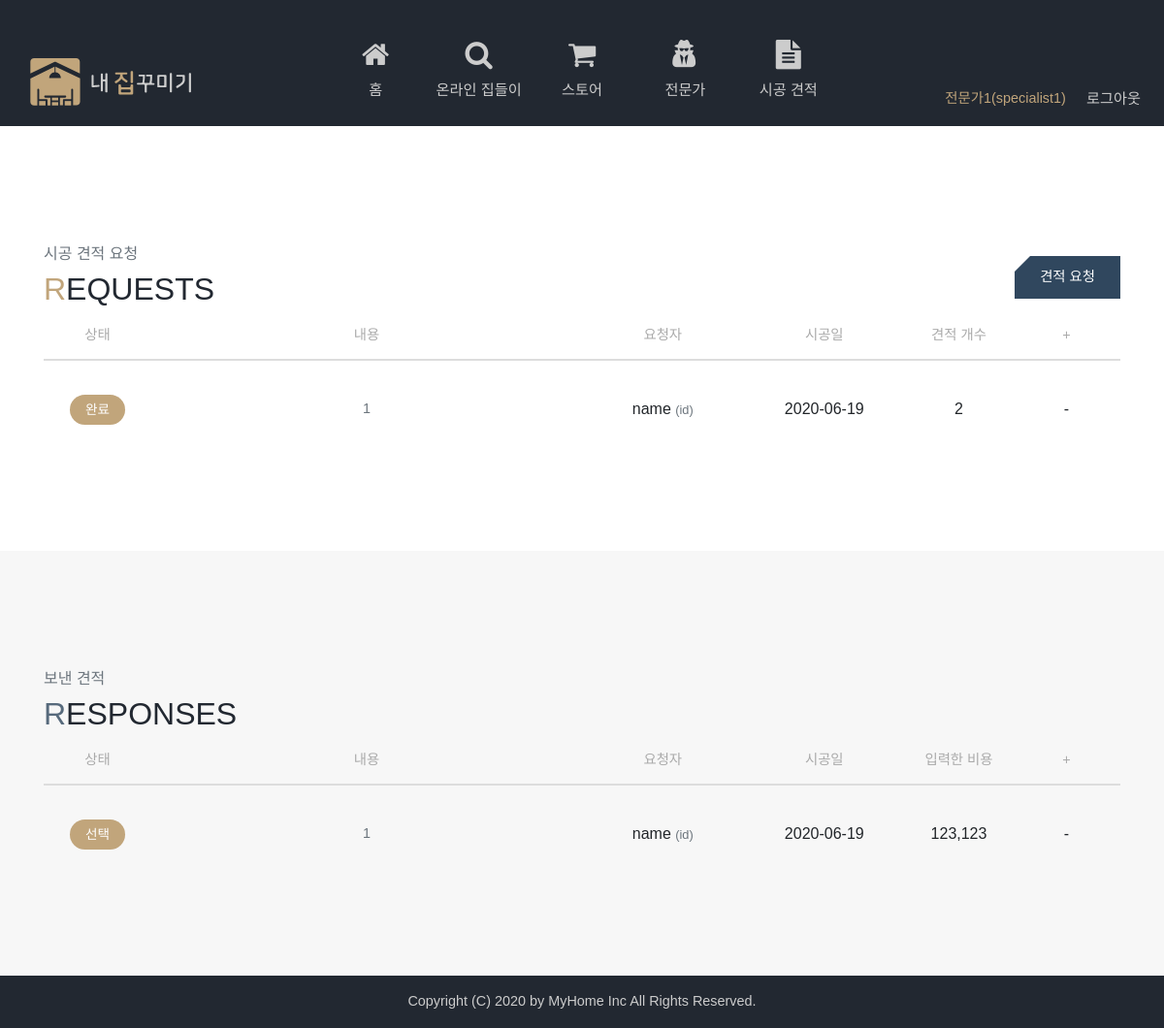
Screenshot of /estimates (signed in) with the database file from the repository.
### tables this page shows
CREATE TABLE `requests` (
  `id` int(11) NOT NULL,
  `uid` int(11) NOT NULL,
  `sid` int(11) DEFAULT NULL,
  `contents` text NOT NULL,
  `start_date` date NOT NULL
);

CREATE TABLE `users` (
  `id` int(11) NOT NULL,
  `user_id` varchar(150) NOT NULL,
  `password` varchar(150) NOT NULL,
  `user_name` varchar(150) NOT NULL,
  `photo` varchar(30) NOT NULL,
  `auth` tinyint(1) NOT NULL DEFAULT 0
);

CREATE TABLE `responses` (
  `id` int(11) NOT NULL,
  `qid` int(11) NOT NULL,
  `uid` int(11) NOT NULL,
  `price` int(11) NOT NULL
);

### src/Controller/MainController.php (called while the page is built, shortened)
<?php
class MainController {
    function estimatePage(){
        $sql = "SELECT DISTINCT Q.*, ifnull(S.cnt, 0) cnt, user_name, user_id, M.qid sended
                FROM requests Q
                LEFT JOIN users U ON U.id = Q.uid
                LEFT JOIN (SELECT COUNT(*) cnt, qid FROM responses GROUP BY qid) S ON S.qid = Q.id
                LEFT JOIN (SELECT qid FROM responses WHERE uid = ?) M ON M.qid = Q.id";
        $reqList = DB::fetchAll($sql, [user()->id]);
        $sql = "SELECT DISTINCT S.*, user_name, user_id, sid, contents, start_date
                FROM responses S
                LEFT JOIN requests Q ON Q.id = S.qid
                LEFT JOIN users U ON U.id = Q.uid
                WHERE S.uid = ?";
        $resList = DB::fetchAll($sql, [user()->id]);
        view("estimate", ["reqList" => $reqList, "resList" => $resList]);
    }
}

### src/web.php (called while the page is built, shortened)
<?php
Router::connect();

### public/index.php (called while the page is built, shortened)
<?php
require _SRC . "/autoload.php";
require _SRC . "/helper.php";
require _SRC . "/web.php";

### src/autoload.php (called while the page is built, shortened)
<?php
function classLoader($c){
    $filePath = _SRC . "/$c.php";
}

### src/App/DB.php (called while the page is built, shortened)
<?php
class DB {
    static $conn = null;
    static function getConnection(){
        if(self::$conn === null){
            $option = [\PDO::ATTR_DEFAULT_FETCH_MODE => \PDO::FETCH_OBJ, \PDO::ATTR_ERRMODE => \PDO::ERRMODE_EXCEPTION];
            self::$conn = new \PDO("mysql:host=localhost;dbname=housing11;charset=utf8mb4", "root", "", $option);
        }
        return self::$conn;
    }
    static function query($sql, $data = []){
        $q = self::getConnection()->prepare($sql);
        $q->execute($data);
        return $q;
    }
    static function fetchAll($sql, $data = []){
        return self::query($sql, $data)->fetchAll();
    }
}

### src/View/estimate.php (the view, shortened to what this page needs)
</header>
<div class="container padding">
    <div class="sticky-top pt-4 bg-white">
        <div class="d-between">
            <div>
                <span class="text-muted">시공 견적 요청</span>
                <div class="title">REQUESTS</div>
            </div>
            <button class="button-label" data-target="#request-modal" data-toggle="modal">견적 요청</button>
        </div>
        <div class="table-head">
            <div class="cell-10">상태</div>
            <div class="cell-40">내용</div>
            <div class="cell-15">요청자</div>
            <div class="cell-15">시공일</div>
            <div class="cell-10">견적 개수</div>
            <div class="cell-10">+</div>
        </div>
    </div>
    <div class="list">
        <?php foreach($reqList as $req):?>
            <div class="table-item">
                <div class="cell-10">
                    <?php if(!$req->sid):?>
                        <span class="rounded-pill bg-gold text-white px-3 py-2 fx-n3">진행 중</span>
                    <?php else:?>
                        <span class="rounded-pill bg-gold text-white px-3 py-2 fx-n3">완료</span>
                    <?php endif;?>
                </div>
                <div class="cell-40">
                    <p class="text-muted fx-n2"><?=nl2br(htmlentities($req->contents))?></p>
                </div>
                <div class="cell-15">
                    <span><?=$req->user_name?></span>
                    <small class="text-muted">(<?=$req->user_id?>)</small>
                </div>
                <div class="cell-15"><?=$req->start_date?></div>
                <div class="cell-10"><?=$req->cnt?></div>
                <div class="cell-10">
                    <?php if($req->uid == user()->id):?>
                        <button class="text-white bg-blue fx-n3 px-2 py-2" data-id="<?=$req->id?>" data-toggle="modal" data-target="#view-modal">견적 보기</button>
                    <?php elseif(user()->auth && !$req->sid && !$req->sended):?>
                        <button class="text-white bg-blue fx-n3 px-2 py-2" data-id="<?=$req->id?>" data-toggle="modal" data-target="#response-modal">견적 보내기</button>
                    <?php else:?>
                        -
                    <?php endif;?>
                </div>
            </div>
        <?php endforeach;?>
    </div>
</div>
<?php if(user()->auth):?>
<div class="bg-gray">
    <div class="container padding">
        <div class="sticky-top pt-4 bg-gray">
            <div>
                <span class="text-muted">보낸 견적</span>
                <div class="title blue">RESPONSES</div>
            </div>
            <div class="table-head">
                <div class="cell-10">상태</div>
                <div class="cell-40">내용</div>
                <div class="cell-15">요청자</div>
                <div class="cell-15">시공일</div>
                <div class="cell-10">입력한 비용</div>
                <div class="cell-10">+</div>
            </div>
        </div>
        <div class="list">
            <?php foreach($resList as $res):?>
                <div class="table-item">
                    <div class="cell-10">
                        <?php if(!$res->sid):?>
                            <span class="rounded-pill bg-gold text-white px-3 py-2 fx-n3">진행 중</span>
                        <?php elseif($res->sid == $res->id):?>
                            <span class="rounded-pill bg-gold text-white px-3 py-2 fx-n3">선택</span>
                        <?php else: ?>
                            <span class="rounded-pill bg-gold text-white px-3 py-2 fx-n3">미선택</span>
                        <?php endif;?>
                    </div>
                    <div class="cell-40">
                        <p class="text-muted fx-n2"><?=nl2br(htmlentities($res->contents))?></p>
                    </div>
                    <div class="cell-15">
                        <span><?=$res->user_name?></span>
                        <small class="text-muted">(<?=$res->user_id?>)</small>
                    </div>
                    <div class="cell-15"><?=$res->start_date?></div>
                    <div class="cell-10"><?=number_format($res->price)?></div>
                    <div class="cell-10">-</div>
                </div>
            <?php endforeach;?>
        </div>
    </div>
</div>
<?php endif;?>

### src/App/Router.php (shortened to what this page needs)
<?php
class Router {
    static $pages = [];
    static function __callStatic($name, $args){
        if(strtolower($_SERVER['REQUEST_METHOD']) == $name){
            self::$pages[] = $args;
        }
    }
    static function connect(){
        $url = explode("?", $_SERVER['REQUEST_URI'])[0];
        foreach(self::$pages as $page){
            if($page[0] === $url){
                $action = explode("@", $page[1]);
                $con = new $conName();
                $con->{$action[1]}();
                exit;
            }
        }
    }
}

### public/resources/css/style.css (style rules this page uses)
* { margin: 0; padding: 0; outline: 0; box-sizing: border-box; font-family: "나눔스퀘어", sans-serif; }
a, button, label { cursor: pointer; user-select: none; }
p { line-height: 1.5em; word-break: keep-all; margin-bottom: 0; }
.d-between { display: flex; justify-content: space-between; align-items: center; }
.padding { padding-top: 6em; padding-bottom: 6em; }
.title { font-size: 2em; color: #222831; }
.title::first-letter { color: #c1a57b; }
.title.blue::first-letter { color: #30475e; opacity: 0.8; }
.table-head, .table-item { display: flex; align-items: center; text-align: center; }
.table-head { height: 50px; border-bottom: 2px solid #ddd; color: #aaa; font-size: 0.9em; }
.table-item { min-height: 100px; padding: 1em 0; }
.cell-40 { max-width: 40%; flex: 0 0 40%; }
.cell-15 { max-width: 15%; flex: 0 0 15%; }
.cell-10 { max-width: 10%; flex: 0 0 10%; }
button { background-color: transparent; border: 1px solid transparent; font-size: 0.9em; padding: 0.8em 1.8em; }
.button-label { position: relative; border: none; background-color: #30475e; color: #fff; transition: 0.4s; }
.button-label::before { content: ''; position: absolute; left: 0; top: 0; border-style: solid; border-width: 8px; border-color: #fff transparent transparent #fff; transition: 0.4s; }
.fx-n3 { font-size: .85em; }
.fx-n2 { font-size: .9em; }
.bg-gray { background-color: #f7f7f7; }
.bg-gold { background-color: #c1a57b; }

### rows the page displays
requests: sid "완료", contents "1", uid.user_name "name", uid.user_id "id", start_date "2020-06-19", cnt "2"
responses: shows "선택", requests.contents "1", users.user_name "name", users.user_id "id", requests.start_date "2020-06-19", price "123,123"
